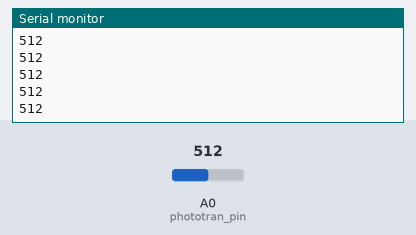
A sketch run on a simulated Arduino Uno, built with avr-gcc and run on an emulated ATmega328P. Shown: the last lines printed to the serial monitor. Inputs (shaded band) come from the test bench; at power-on: A0 (phototran_pin) = 512.

Above: at 1.2 s.
1.3 s: A0 (phototran_pin) set to 716
At 1.8 s:
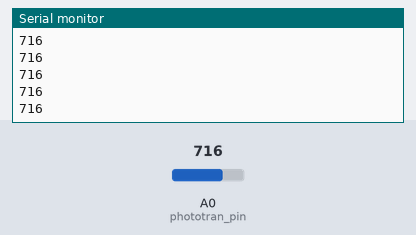
2.8 s: A0 (phototran_pin) set to 900
At 3.3 s:
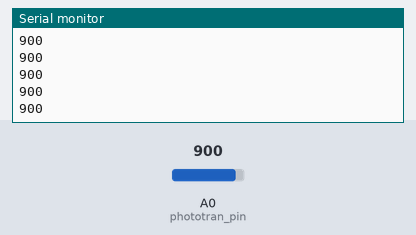
Timing chart, 0 to 5.8 s (numbered marks = the images above; inputs shaded):
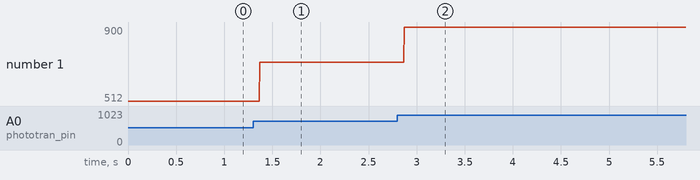

Measured:
- after the input at 1.3 s, the serial monitor: prints a new line after 0.07 s (image 1)
- after the input at 2.8 s, the serial monitor: prints a new line after 0.07 s (image 2)
- plotted number 1: 512 → 716 after the input at 1.3 s, 716 → 900 after the input at 2.8 s

The sketch:

phototransistor_try0.ino
```cpp
int phototran_pin = A0;
long int photo_reading;
void setup() {
  // put your setup code here, to run once:
  pinMode (phototran_pin, INPUT);
  Serial.begin(9600);
}

void loop() {
  // put your main code here, to run repeatedly:
  photo_reading = analogRead(phototran_pin);
  Serial.println(photo_reading);
}
```
